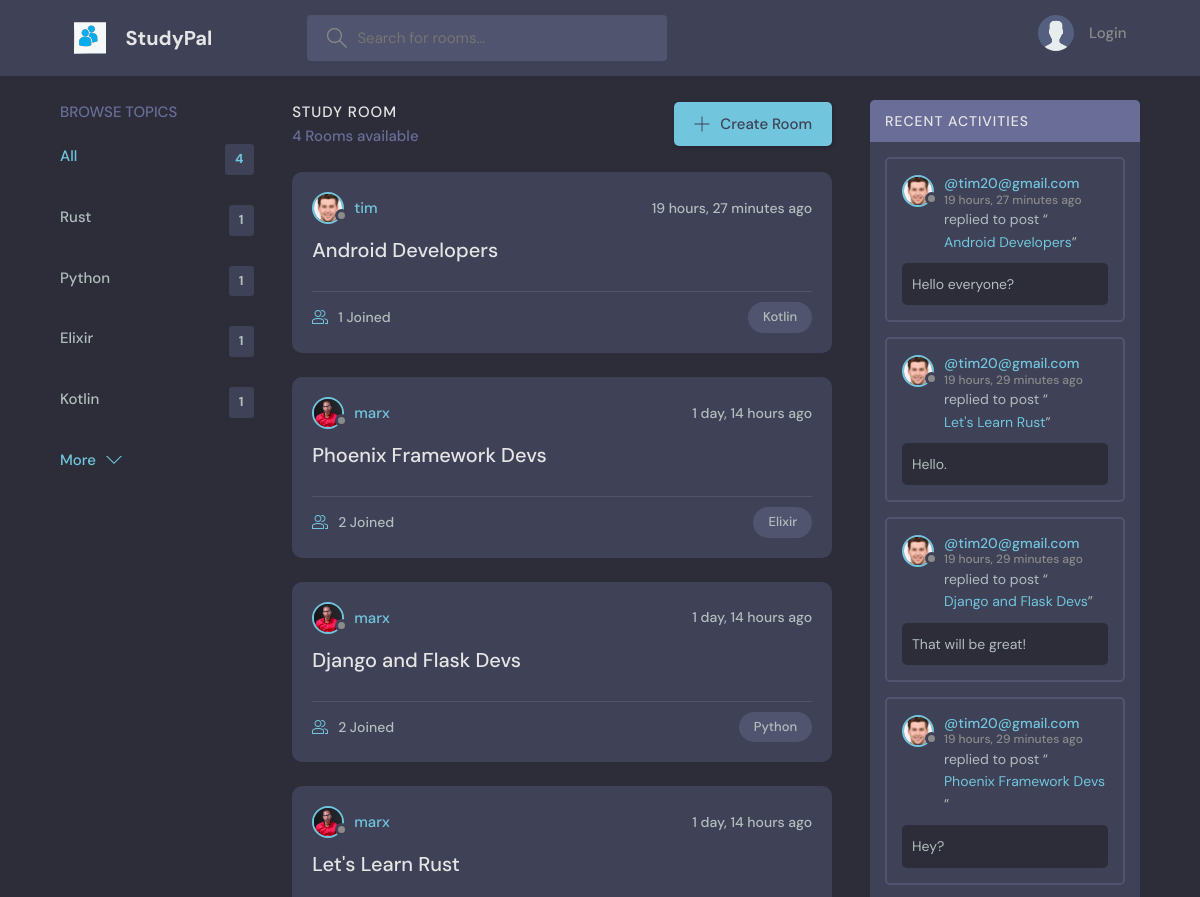
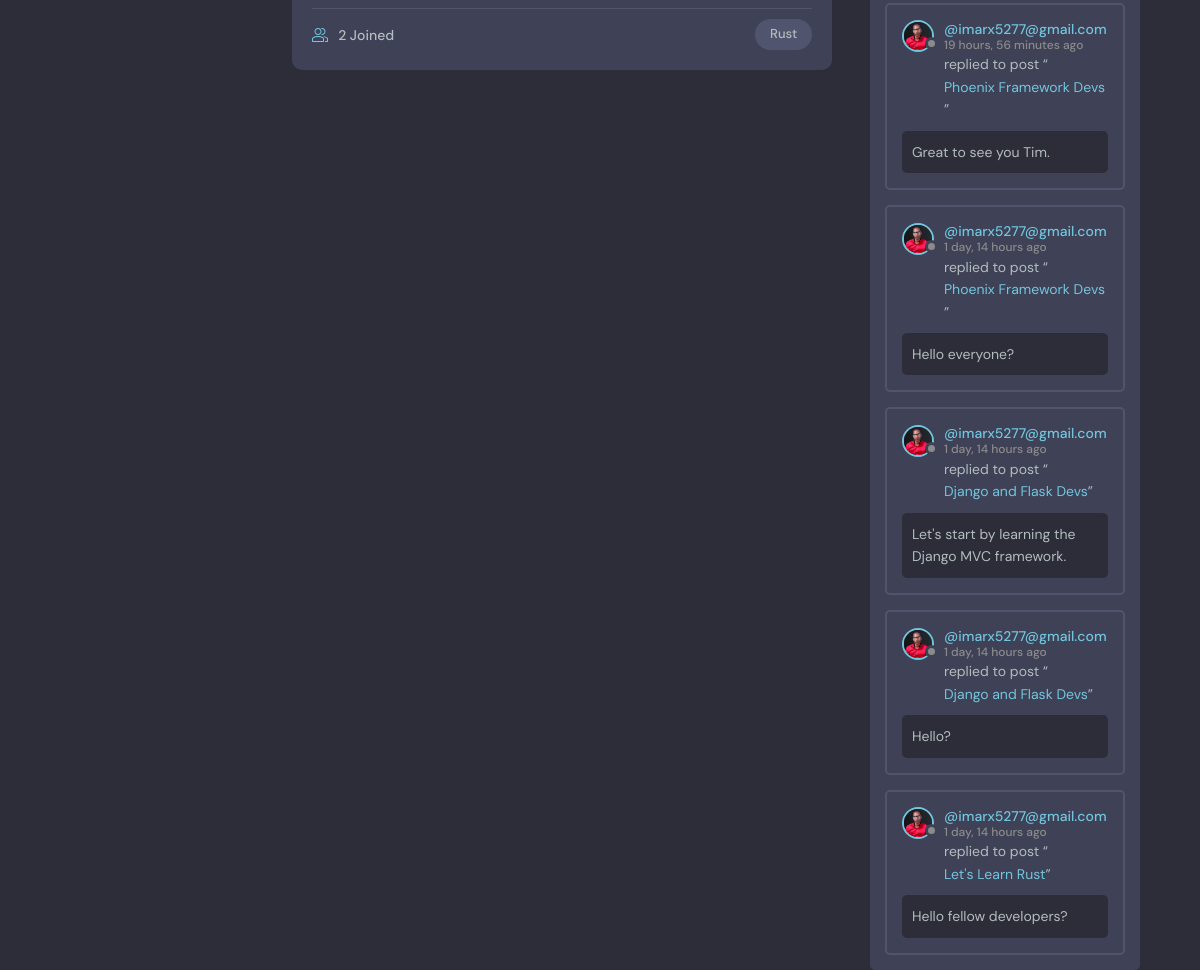
The page / on the database its author committed (2 pictures, top to bottom).
### base/models.py (models this page shows, shortened)
class Topic(models.Model):
    name = models.CharField(max_length=200)

class Room(models.Model):
    host = models.ForeignKey(User, on_delete=models.SET_NULL, null=True)
    topic = models.ForeignKey(Topic, on_delete=models.SET_NULL, null=True)
    name = models.CharField(max_length=200)
    description = models.TextField(null = True, blank = True)
    participants = models.ManyToManyField(User, related_name='participants', blank=True)
    updated = models.DateTimeField(auto_now=True)
    created = models.DateTimeField(auto_now_add=True)
    class Meta:
        ordering = ['-updated', '-created']
    def __str__(self):
        return self.name

class User(AbstractUser):
    name = models.CharField(max_length=200, null=True)
    email = models.EmailField(unique=True, null=True)
    bio = models.TextField(null=True)
    avatar = models.ImageField(null=True, default="avatar.svg")
    USERNAME_FIELD = 'email'
    REQUIRED_FIELDS = []

class Message(models.Model):
    user = models.ForeignKey(User, on_delete=models.CASCADE)
    room = models.ForeignKey(Room, on_delete=models.CASCADE)
    body = models.TextField()
    updated = models.DateTimeField(auto_now=True)
    created = models.DateTimeField(auto_now_add=True)
    class Meta:
        ordering = ['-updated', '-created'] #ordering new messages by the newest

### base/views.py (the view)
# urls.py: path('', views.home, name='home'),
def home(request):
    q = request.GET.get('q') if request.GET.get('q') != None else '' #q is going to be equal to whatever we passed in the url
    rooms = Room.objects.filter(
        Q(topic__name__icontains = q) |
        Q(name__icontains = q) |
            Q(description__icontains = q)
        )
    topics = Topic.objects.all()[0:5] #limits our home page so that we can only view 5 topics at a time
    room_count = rooms.count() #You can also use the python len() method
    room_messages = Message.objects.filter(Q(room__topic__name__icontains=q)) #grabbing all recent user messages
    context = {'rooms':rooms, 'topics': topics, 'room_count': room_count, 'room_messages': room_messages}
    return render(request, 'base/home.html', context)#Passing in a dictionary and specifying the value names

### base/templates/base/home.html (shortened to what this page needs)
{% extends 'main.html' %}
{% block content %}
    <main class="layout layout--3">
      <div class="container">
        {% include 'base/topics_component.html' %}
        <div class="roomList">
          <div class="roomList__header">
            <div>
              <h2>Study Room</h2>
              <p>{{room_count}} Rooms available</p>
            </div>
            <a class="btn btn--main" href="{% url 'create-room' %}">
              <svg version="1.1" xmlns="http://www.w3.org/2000/svg" width="32" height="32" viewBox="0 0 32 32">
                <title>add</title>
                <path
                  d="M16.943 0.943h-1.885v14.115h-14.115v1.885h14.115v14.115h1.885v-14.115h14.115v-1.885h-14.115v-14.115z"
                ></path>
              </svg>
              Create Room
            </a>
          </div>
          {% include 'base/feed_component.html' %}
        </div>
        {% include 'base/activity_component.html' %}
      </div>
    </main>
    {% endblock content %}

### base/templates/base/topics_component.html
<div class="topics">
    <div class="topics__header">
      <h2>Browse Topics</h2>
    </div>
    <ul class="topics__list">
      <li>
        <a href="{% url 'home' %}" class="active">All<span>{{topics.count}}</span></a>
      </li>
      {% for topic in topics %}
      <li>
        <a href="{% url 'home' %}?q={{topic.name}}">{{topic.name}}<span>{{topic.room_set.all.count}}</span></a>
      </li>
      {% endfor %}
    </ul>
    <a class="btn btn--link" href="{% url 'topics' %}">
      More
      <svg version="1.1" xmlns="http://www.w3.org/2000/svg" width="32" height="32" viewBox="0 0 32 32">
        <title>chevron-down</title>
        <path d="M16 21l-13-13h-3l16 16 16-16h-3l-13 13z"></path>
      </svg>
    </a>
  </div>

### base/templates/base/feed_component.html (shortened to what this page needs)
{% for room in rooms %}
<div class="roomListRoom">
  <div class="roomListRoom__header">
    <a href="{% url 'user-profile' room.host.id %}" class="roomListRoom__author">
      <div class="avatar avatar--small">
        <img src="{{room.host.avatar.url}}" />
      </div>
      <span>{{room.host.username}}</span>
    </a>
    <div class="roomListRoom__actions">
      <span>{{room.created|timesince}} ago</span>
    </div>
  </div>
  <div class="roomListRoom__content">
    <a href="{% url 'room' room.id %}">{{room.name}}</a>
  </div>
  <div class="roomListRoom__meta">
    <a href="{% url 'room' room.id %}" class="roomListRoom__joined">
      {{room.participants.all.count}} Joined
    </a>
    <p class="roomListRoom__topic">{{room.topic.name}}</p>
  </div>
</div>
{% endfor %}

### base/templates/base/activity_component.html (shortened to what this page needs)
<div class="activities">
    <div class="activities__header">
      <h2>Recent Activities</h2>
    </div>
    {% for message in room_messages %}
    <div class="activities__box">
      <div class="activities__boxHeader roomListRoom__header">
        <a href="{% url 'user-profile' message.user.id %}" class="roomListRoom__author">
          <div class="avatar avatar--small">
            <img src="{{message.user.avatar.url}}" />
          </div>
          <p>
            @{{message.user}}
            <span>{{message.created|timesince}} ago</span>
          </p>
        </a>
      </div>
      <div class="activities__boxContent">
        <p>replied to post “<a href="{% url 'room' message.room.id %}">{{message.room}}</a>”</p>
        <div class="activities__boxRoomContent">
          {{message.body}}
        </div>
      </div>
    </div>
    {% endfor %}
  </div>

### rows shown on the page
Topic: name "Rust", room_set.all.count "1"
Topic: name "Python", room_set.all.count "1"
Topic: name "Elixir", room_set.all.count "1"
Topic: name "Kotlin", room_set.all.count "1"
Room: host.avatar (picture), host.username "tim", created "19 hours, 27 minutes", name "Android Developers", participants.all.count "1", topic.name "Kotlin"
Room: host.avatar (picture), host.username "marx", created "1 day, 14 hours", name "Phoenix Framework Devs", participants.all.count "2", topic.name "Elixir"
Room: host.avatar (picture), host.username "marx", created "1 day, 14 hours", name "Django and Flask Devs", participants.all.count "2", topic.name "Python"
Room: host.avatar (picture), host.username "marx", created "1 day, 14 hours", name "Let's Learn Rust", participants.all.count "2", topic.name "Rust"
Message: user.avatar (picture), user "tim20@gmail.com", created "19 hours, 27 minutes", room "Android Developers", body "Hello everyone?"
Message: user.avatar (picture), user "tim20@gmail.com", created "19 hours, 29 minutes", room "Let's Learn Rust", body "Hello."
Message: user.avatar (picture), user "tim20@gmail.com", created "19 hours, 29 minutes", room "Django and Flask Devs", body "That will be great!"
Message: user.avatar (picture), user "tim20@gmail.com", created "19 hours, 29 minutes", room "Phoenix Framework Devs", body "Hey?"
Message: user.avatar (picture), user "imarx5277@gmail.com", created "19 hours, 56 minutes", room "Phoenix Framework Devs", body "Great to see you Tim."
Message: user.avatar (picture), user "imarx5277@gmail.com", created "1 day, 14 hours", room "Phoenix Framework Devs", body "Hello everyone?"
Message: user.avatar (picture), user "imarx5277@gmail.com", created "1 day, 14 hours", room "Django and Flask Devs", body "Let's start by learning the Django MVC framework."
Message: user.avatar (picture), user "imarx5277@gmail.com", created "1 day, 14 hours", room "Django and Flask Devs", body "Hello?"
Message: user.avatar (picture), user "imarx5277@gmail.com", created "1 day, 14 hours", room "Let's Learn Rust", body "Hello fellow developers?"

### other values the page prints
{{ topics.count }} "4"
{{ room_count }} "4"
